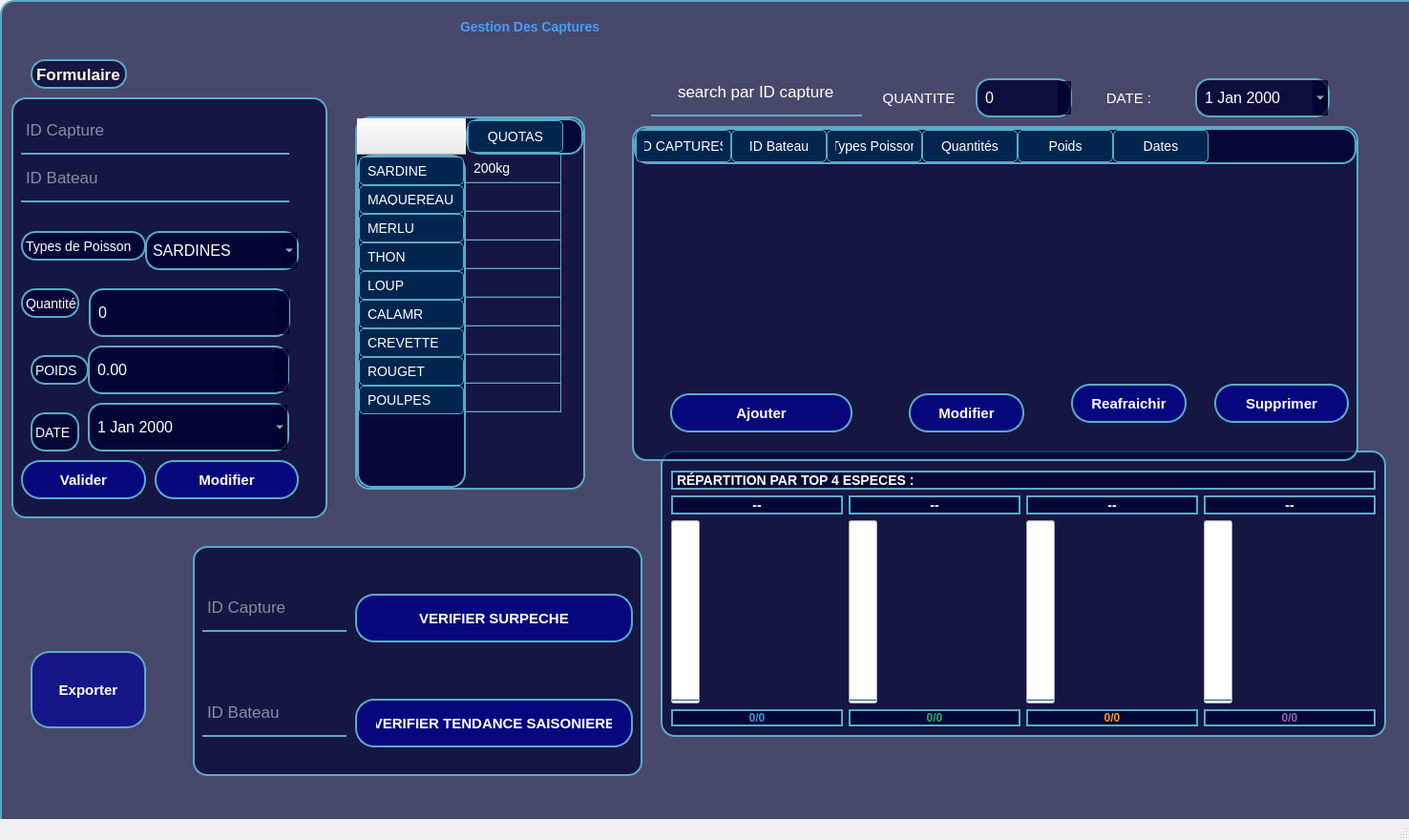
<?xml version="1.0" encoding="UTF-8"?>
<ui version="4.0">
 <class>Gcaptures</class>
 <widget class="QMainWindow" name="Gcaptures">
  <property name="geometry">
   <rect>
    <x>0</x>
    <y>0</y>
    <width>1476</width>
    <height>880</height>
   </rect>
  </property>
  <property name="sizePolicy">
   <sizepolicy hsizetype="Fixed" vsizetype="Expanding">
    <horstretch>0</horstretch>
    <verstretch>0</verstretch>
   </sizepolicy>
  </property>
  <property name="windowTitle">
   <string>GestionCaptures</string>
  </property>
  <property name="styleSheet">
   <string notr="true">QComboBox,QSpinBox,QDoubleSpinBox,QDateEdit {
    font-size: 16px;
    padding: 6px;
    border: 2px solid #59abc8;
    border-radius: 15px;
    background-color: rgba(0, 0, 50, 0.8);
    color:white;
}

QTableWidget {
    background-color: rgba(0, 0, 50, 0.7);
    border: 2px solid #59abc8;
    border-radius: 15px;
    gridline-color: #59abc8;
    color: white;
}

QTableWidget::item {
    padding: 5px;
    border-bottom: 1px solid rgba(89, 171, 200, 0.3);
}

QTableWidget::item:selected {
    background-color: #0078D7;
}

QHeaderView::section {
    background-color: rgba(0, 40, 80, 0.9);
    color: white;
    padding: 8px;
    border-radius: 5px;
    border: 1px solid #59abc8;
}

/* IMPORTANT : Avec QMainWindow, on stylise centralwidget */
#centralwidget {
    background-image: url(:/image/bg.png);
    background-position: center;
    background-size: cover;
    border-radius:15px;
}

#lblTitle{
    border:none;
    background-color: transparent;
    font-weight: 700;
    color: rgb(66, 157, 255);
    font: 25pt &quot;Imprint MT Shadow&quot;;
}

#label,#label_2,#label_3,#label_4,#label_10,#label_11{
    border:none;
    background-color:transparent;
    font-size: 15px;
    padding: 1px;
}

#labelLeftTitle{
    color:#fffae0;
    font-weight: 600;
    font-size: 17px;
    padding: 5px 0;
}

#label_2b,#label_4b,#label_8b,#label_13b{
    background-color:transparent;
    border-image: url(:/image/login.png);
}

QLabel{
    font-family: 'Arial';
    color:white;
}

QFrame {
    border-radius: 15px;
    background-color: rgba(0, 0, 50, 0.7);
    border: 2px solid #59abc8 ;
}

QPushButton {
    border-radius: 20px;
    background-color: rgba(0, 0, 150, 0.7);
    border: 2px solid #59abc8;
    color: white;
    font-weight: 700;
    font-size: 15px;
    margin-bottom:20px;
    padding: 10px 20px;
}

QPushButton:hover {
    color: #59abc8;
}

QLineEdit{
    font-size: 17px;
    background: transparent;
    border: none;
    color: white;
    border-bottom: 2px solid #59abc8;
    padding: 3px;
    selection-background-color: white;
}

QLineEdit:focus {
    color: #59abc8;
}

*{
  font-family: &quot;Segoe UI&quot;, &quot;Century Gothic&quot;, sans-serif;
  font-size: 14px;
  font-weight: 400;
}
</string>
  </property>
  <widget class="QWidget" name="centralwidget">
   <widget class="QStackedWidget" name="stackedWidget">
    <property name="geometry">
     <rect>
      <x>0</x>
      <y>0</y>
      <width>1691</width>
      <height>951</height>
     </rect>
    </property>
    <property name="styleSheet">
     <string notr="true">#page,#page_2,#page_3{background-image: url(:/images/bg.png);}</string>
    </property>
    <widget class="QWidget" name="page">
     <widget class="QFrame" name="frameStatsZones">
      <property name="geometry">
       <rect>
        <x>690</x>
        <y>470</y>
        <width>760</width>
        <height>300</height>
       </rect>
      </property>
      <property name="frameShape">
       <enum>QFrame::Shape::StyledPanel</enum>
      </property>
      <property name="frameShadow">
       <enum>QFrame::Shadow::Raised</enum>
      </property>
      <layout class="QVBoxLayout" name="lytStatsZones">
       <item>
        <widget class="QLabel" name="label_zones">
         <property name="styleSheet">
          <string notr="true">color: white;
    font-weight: bold;
    margin-top: 10px;</string>
         </property>
         <property name="text">
          <string>RÉPARTITION PAR TOP 4 ESPECES :</string>
         </property>
        </widget>
       </item>
       <item>
        <layout class="QHBoxLayout" name="zonesContainerLayout">
         <item>
          <layout class="QVBoxLayout" name="zoneNordLayout">
           <item>
            <widget class="QLabel" name="label_zoneNord">
             <property name="styleSheet">
              <string notr="true">color: white; font-weight: bold;</string>
             </property>
             <property name="text">
              <string>--</string>
             </property>
             <property name="alignment">
              <set>Qt::AlignmentFlag::AlignCenter</set>
             </property>
            </widget>
           </item>
           <item>
            <widget class="QProgressBar" name="progressZoneNord">
             <property name="minimumSize">
              <size>
               <width>30</width>
               <height>120</height>
              </size>
             </property>
             <property name="value">
              <number>0</number>
             </property>
             <property name="orientation">
              <enum>Qt::Orientation::Vertical</enum>
             </property>
             <property name="textDirection">
              <enum>QProgressBar::Direction::TopToBottom</enum>
             </property>
             <property name="format">
              <string>%p%</string>
             </property>
            </widget>
           </item>
           <item>
            <widget class="QLabel" name="value_zoneNord">
             <property name="styleSheet">
              <string notr="true">color: #3498db; font-weight: bold; font-size: 12px;</string>
             </property>
             <property name="text">
              <string>0/0</string>
             </property>
             <property name="alignment">
              <set>Qt::AlignmentFlag::AlignCenter</set>
             </property>
            </widget>
           </item>
          </layout>
         </item>
         <item>
          <layout class="QVBoxLayout" name="zoneSudLayout">
           <item>
            <widget class="QLabel" name="label_zoneSud">
             <property name="styleSheet">
              <string notr="true">color: white; font-weight: bold;</string>
             </property>
             <property name="text">
              <string>--</string>
             </property>
             <property name="alignment">
              <set>Qt::AlignmentFlag::AlignCenter</set>
             </property>
            </widget>
           </item>
           <item>
            <widget class="QProgressBar" name="progressZoneSud">
             <property name="minimumSize">
              <size>
               <width>30</width>
               <height>120</height>
              </size>
             </property>
             <property name="value">
              <number>0</number>
             </property>
             <property name="orientation">
              <enum>Qt::Orientation::Vertical</enum>
             </property>
             <property name="textDirection">
              <enum>QProgressBar::Direction::TopToBottom</enum>
             </property>
             <property name="format">
              <string>%p%</string>
             </property>
            </widget>
           </item>
           <item>
            <widget class="QLabel" name="value_zoneSud">
             <property name="styleSheet">
              <string notr="true">color: #27ae60; font-weight: bold; font-size: 12px;</string>
             </property>
             <property name="text">
              <string>0/0</string>
             </property>
             <property name="alignment">
              <set>Qt::AlignmentFlag::AlignCenter</set>
             </property>
            </widget>
           </item>
          </layout>
         </item>
         <item>
          <layout class="QVBoxLayout" name="zoneEstLayout">
           <item>
            <widget class="QLabel" name="label_zoneEst">
             <property name="styleSheet">
              <string notr="true">color: white; font-weight: bold;</string>
             </property>
             <property name="text">
              <string>--</string>
             </property>
             <property name="alignment">
              <set>Qt::AlignmentFlag::AlignCenter</set>
             </property>
            </widget>
           </item>
           <item>
            <widget class="QProgressBar" name="progressZoneEst">
             <property name="minimumSize">
              <size>
               <width>30</width>
               <height>120</height>
              </size>
             </property>
             <property name="value">
              <number>0</number>
             </property>
             <property name="orientation">
              <enum>Qt::Orientation::Vertical</enum>
             </property>
             <property name="textDirection">
              <enum>QProgressBar::Direction::TopToBottom</enum>
             </property>
             <property name="format">
              <string>%p%</string>
             </property>
            </widget>
           </item>
           <item>
            <widget class="QLabel" name="value_zoneEst">
             <property name="styleSheet">
              <string notr="true">color: #f39c12; font-weight: bold; font-size: 12px;</string>
             </property>
             <property name="text">
              <string>0/0</string>
             </property>
             <property name="alignment">
              <set>Qt::AlignmentFlag::AlignCenter</set>
             </property>
            </widget>
           </item>
          </layout>
         </item>
         <item>
          <layout class="QVBoxLayout" name="zoneOuestLayout">
           <item>
            <widget class="QLabel" name="label_zoneOuest">
             <property name="styleSheet">
              <string notr="true">color: white; font-weight: bold;</string>
             </property>
             <property name="text">
              <string>--</string>
             </property>
             <property name="alignment">
              <set>Qt::AlignmentFlag::AlignCenter</set>
             </property>
            </widget>
           </item>
           <item>
            <widget class="QProgressBar" name="progressZoneOuest">
             <property name="minimumSize">
              <size>
               <width>30</width>
               <height>120</height>
              </size>
             </property>
             <property name="value">
              <number>0</number>
             </property>
             <property name="orientation">
              <enum>Qt::Orientation::Vertical</enum>
             </property>
             <property name="textDirection">
              <enum>QProgressBar::Direction::TopToBottom</enum>
             </property>
             <property name="format">
              <string>%p%</string>
             </property>
            </widget>
           </item>
           <item>
            <widget class="QLabel" name="value_zoneOuest">
             <property name="styleSheet">
              <string notr="true">color: #9b59b6; font-weight: bold; font-size: 12px;</string>
             </property>
             <property name="text">
              <string>0/0</string>
             </property>
             <property name="alignment">
              <set>Qt::AlignmentFlag::AlignCenter</set>
             </property>
            </widget>
           </item>
          </layout>
         </item>
        </layout>
       </item>
      </layout>
     </widget>
     <widget class="QLabel" name="label_10">
      <property name="geometry">
       <rect>
        <x>1150</x>
        <y>90</y>
        <width>61</width>
        <height>21</height>
       </rect>
      </property>
      <property name="text">
       <string>DATE :</string>
      </property>
      <property name="alignment">
       <set>Qt::AlignmentFlag::AlignCenter</set>
      </property>
     </widget>
     <widget class="QLineEdit" name="leSearch">
      <property name="geometry">
       <rect>
        <x>680</x>
        <y>70</y>
        <width>221</width>
        <height>50</height>
       </rect>
      </property>
      <property name="text">
       <string>search par ID capture</string>
      </property>
      <property name="alignment">
       <set>Qt::AlignmentFlag::AlignCenter</set>
      </property>
     </widget>
     <widget class="QFrame" name="frameLeft">
      <property name="geometry">
       <rect>
        <x>10</x>
        <y>100</y>
        <width>331</width>
        <height>441</height>
       </rect>
      </property>
      <property name="minimumSize">
       <size>
        <width>320</width>
        <height>0</height>
       </size>
      </property>
      <property name="maximumSize">
       <size>
        <width>360</width>
        <height>16777215</height>
       </size>
      </property>
      <property name="frameShape">
       <enum>QFrame::Shape::StyledPanel</enum>
      </property>
      <property name="frameShadow">
       <enum>QFrame::Shadow::Raised</enum>
      </property>
      <widget class="QSpinBox" name="sbQuantite_2">
       <property name="geometry">
        <rect>
         <x>81</x>
         <y>200</y>
         <width>211</width>
         <height>51</height>
        </rect>
       </property>
      </widget>
      <widget class="QDoubleSpinBox" name="dsPoids_2">
       <property name="geometry">
        <rect>
         <x>80</x>
         <y>260</y>
         <width>211</width>
         <height>51</height>
        </rect>
       </property>
      </widget>
      <widget class="QDateEdit" name="deDateCapture_2">
       <property name="geometry">
        <rect>
         <x>80</x>
         <y>320</y>
         <width>211</width>
         <height>51</height>
        </rect>
       </property>
       <property name="calendarPopup">
        <bool>true</bool>
       </property>
      </widget>
      <widget class="QLineEdit" name="lineEdit_5">
       <property name="geometry">
        <rect>
         <x>10</x>
         <y>10</y>
         <width>281</width>
         <height>50</height>
        </rect>
       </property>
       <property name="placeholderText">
        <string>ID Capture</string>
       </property>
      </widget>
      <widget class="QLineEdit" name="lineEdit_6">
       <property name="geometry">
        <rect>
         <x>10</x>
         <y>60</y>
         <width>281</width>
         <height>50</height>
        </rect>
       </property>
       <property name="placeholderText">
        <string>ID Bateau</string>
       </property>
      </widget>
      <widget class="QLabel" name="label_5">
       <property name="geometry">
        <rect>
         <x>10</x>
         <y>200</y>
         <width>61</width>
         <height>31</height>
        </rect>
       </property>
       <property name="text">
        <string>Quantité </string>
       </property>
      </widget>
      <widget class="QLabel" name="label_6">
       <property name="geometry">
        <rect>
         <x>20</x>
         <y>270</y>
         <width>61</width>
         <height>31</height>
        </rect>
       </property>
       <property name="text">
        <string>POIDS</string>
       </property>
      </widget>
      <widget class="QLabel" name="label_7">
       <property name="geometry">
        <rect>
         <x>20</x>
         <y>330</y>
         <width>51</width>
         <height>41</height>
        </rect>
       </property>
       <property name="text">
        <string>DATE</string>
       </property>
      </widget>
      <widget class="QPushButton" name="btnAffecter_2">
       <property name="geometry">
        <rect>
         <x>40</x>
         <y>500</y>
         <width>181</width>
         <height>61</height>
        </rect>
       </property>
       <property name="text">
        <string>Affecter Bateau</string>
       </property>
      </widget>
      <widget class="QPushButton" name="btnModifier_2">
       <property name="geometry">
        <rect>
         <x>150</x>
         <y>380</y>
         <width>151</width>
         <height>61</height>
        </rect>
       </property>
       <property name="text">
        <string>Modifier</string>
       </property>
      </widget>
      <widget class="QPushButton" name="btnValiider_2">
       <property name="geometry">
        <rect>
         <x>10</x>
         <y>380</y>
         <width>131</width>
         <height>61</height>
        </rect>
       </property>
       <property name="text">
        <string>Valider</string>
       </property>
      </widget>
      <widget class="QLabel" name="label_8">
       <property name="geometry">
        <rect>
         <x>10</x>
         <y>140</y>
         <width>131</width>
         <height>31</height>
        </rect>
       </property>
       <property name="text">
        <string>Types de Poisson</string>
       </property>
      </widget>
      <widget class="QComboBox" name="comboBox_2">
       <property name="geometry">
        <rect>
         <x>140</x>
         <y>140</y>
         <width>161</width>
         <height>41</height>
        </rect>
       </property>
       <item>
        <property name="text">
         <string>SARDINES</string>
        </property>
       </item>
       <item>
        <property name="text">
         <string>THON</string>
        </property>
       </item>
       <item>
        <property name="text">
         <string>MERLU</string>
        </property>
       </item>
       <item>
        <property name="text">
         <string>DORADE</string>
        </property>
       </item>
       <item>
        <property name="text">
         <string>Loup</string>
        </property>
       </item>
       <item>
        <property name="text">
         <string>ROUGET</string>
        </property>
       </item>
       <item>
        <property name="text">
         <string>CALAMAR</string>
        </property>
       </item>
       <item>
        <property name="text">
         <string>POULPES</string>
        </property>
       </item>
       <item>
        <property name="text">
         <string>CREVETTE</string>
        </property>
       </item>
       <item>
        <property name="text">
         <string>MEROU</string>
        </property>
       </item>
       <item>
        <property name="text">
         <string>MAQUEREAU</string>
        </property>
       </item>
      </widget>
     </widget>
     <widget class="QPushButton" name="btnReafraichir">
      <property name="geometry">
       <rect>
        <x>1120</x>
        <y>400</y>
        <width>121</width>
        <height>61</height>
       </rect>
      </property>
      <property name="text">
       <string>Reafraichir</string>
      </property>
     </widget>
     <widget class="QPushButton" name="btnEditLefft">
      <property name="geometry">
       <rect>
        <x>950</x>
        <y>410</y>
        <width>121</width>
        <height>61</height>
       </rect>
      </property>
      <property name="text">
       <string>Modifier</string>
      </property>
     </widget>
     <widget class="QTableWidget" name="tableWidget_2">
      <property name="geometry">
       <rect>
        <x>370</x>
        <y>120</y>
        <width>241</width>
        <height>391</height>
       </rect>
      </property>
      <row>
       <property name="text">
        <string>SARDINE</string>
       </property>
      </row>
      <row>
       <property name="text">
        <string>MAQUEREAU</string>
       </property>
      </row>
      <row>
       <property name="text">
        <string>MERLU</string>
       </property>
      </row>
      <row>
       <property name="text">
        <string>THON</string>
       </property>
      </row>
      <row>
       <property name="text">
        <string>LOUP</string>
       </property>
      </row>
      <row>
       <property name="text">
        <string>CALAMR</string>
       </property>
      </row>
      <row>
       <property name="text">
        <string>CREVETTE</string>
       </property>
      </row>
      <row>
       <property name="text">
        <string>ROUGET</string>
       </property>
      </row>
      <row>
       <property name="text">
        <string>POULPES</string>
       </property>
      </row>
      <column>
       <property name="text">
        <string>QUOTAS</string>
       </property>
      </column>
      <item row="0" column="0">
       <property name="text">
        <string>200kg</string>
       </property>
      </item>
     </widget>
     <widget class="QDateEdit" name="deDebut">
      <property name="geometry">
       <rect>
        <x>1250</x>
        <y>80</y>
        <width>141</width>
        <height>41</height>
       </rect>
      </property>
      <property name="calendarPopup">
       <bool>true</bool>
      </property>
     </widget>
     <widget class="QPushButton" name="btnExporter">
      <property name="geometry">
       <rect>
        <x>30</x>
        <y>680</y>
        <width>121</width>
        <height>101</height>
       </rect>
      </property>
      <property name="text">
       <string>Exporter</string>
      </property>
     </widget>
     <widget class="QLabel" name="lblTitle">
      <property name="geometry">
       <rect>
        <x>480</x>
        <y>0</y>
        <width>421</width>
        <height>51</height>
       </rect>
      </property>
      <property name="text">
       <string>Gestion Des Captures</string>
      </property>
     </widget>
     <widget class="QFrame" name="frame">
      <property name="geometry">
       <rect>
        <x>200</x>
        <y>570</y>
        <width>471</width>
        <height>241</height>
       </rect>
      </property>
      <property name="frameShape">
       <enum>QFrame::Shape::StyledPanel</enum>
      </property>
      <property name="frameShadow">
       <enum>QFrame::Shadow::Raised</enum>
      </property>
      <widget class="QLineEdit" name="lineEdit_7">
       <property name="geometry">
        <rect>
         <x>10</x>
         <y>40</y>
         <width>151</width>
         <height>50</height>
        </rect>
       </property>
       <property name="placeholderText">
        <string>ID Capture</string>
       </property>
      </widget>
      <widget class="QLineEdit" name="lineEdit_8">
       <property name="geometry">
        <rect>
         <x>10</x>
         <y>150</y>
         <width>151</width>
         <height>50</height>
        </rect>
       </property>
       <property name="placeholderText">
        <string>ID Bateau</string>
       </property>
      </widget>
      <widget class="QPushButton" name="btnExporter_5">
       <property name="geometry">
        <rect>
         <x>170</x>
         <y>50</y>
         <width>291</width>
         <height>71</height>
        </rect>
       </property>
       <property name="text">
        <string>VERIFIER SURPECHE</string>
       </property>
      </widget>
      <widget class="QPushButton" name="btnExporter_6">
       <property name="geometry">
        <rect>
         <x>170</x>
         <y>160</y>
         <width>291</width>
         <height>71</height>
        </rect>
       </property>
       <property name="text">
        <string>VERIFIER TENDANCE SAISONIERE</string>
       </property>
      </widget>
     </widget>
     <widget class="QPushButton" name="pushButton">
      <property name="geometry">
       <rect>
        <x>1270</x>
        <y>400</y>
        <width>141</width>
        <height>61</height>
       </rect>
      </property>
      <property name="text">
       <string>Supprimer</string>
      </property>
     </widget>
     <widget class="QPushButton" name="btnAjouter">
      <property name="geometry">
       <rect>
        <x>700</x>
        <y>410</y>
        <width>191</width>
        <height>61</height>
       </rect>
      </property>
      <property name="text">
       <string>Ajouter</string>
      </property>
     </widget>
     <widget class="QSpinBox" name="sbQuantite_3">
      <property name="geometry">
       <rect>
        <x>1020</x>
        <y>80</y>
        <width>101</width>
        <height>41</height>
       </rect>
      </property>
     </widget>
     <widget class="QLabel" name="labelLeftTitle">
      <property name="geometry">
       <rect>
        <x>30</x>
        <y>60</y>
        <width>101</width>
        <height>31</height>
       </rect>
      </property>
      <property name="text">
       <string>Formulaire</string>
      </property>
     </widget>
     <widget class="QLabel" name="label_11">
      <property name="geometry">
       <rect>
        <x>910</x>
        <y>80</y>
        <width>101</width>
        <height>41</height>
       </rect>
      </property>
      <property name="text">
       <string>QUANTITE</string>
      </property>
      <property name="alignment">
       <set>Qt::AlignmentFlag::AlignCenter</set>
      </property>
     </widget>
     <widget class="QTableWidget" name="tableWidget">
      <property name="geometry">
       <rect>
        <x>660</x>
        <y>130</y>
        <width>761</width>
        <height>351</height>
       </rect>
      </property>
      <column>
       <property name="text">
        <string>ID CAPTURES</string>
       </property>
      </column>
      <column>
       <property name="text">
        <string>ID Bateau</string>
       </property>
      </column>
      <column>
       <property name="text">
        <string>Types Poisson</string>
       </property>
      </column>
      <column>
       <property name="text">
        <string>Quantités</string>
       </property>
      </column>
      <column>
       <property name="text">
        <string>Poids</string>
       </property>
      </column>
      <column>
       <property name="text">
        <string>Dates</string>
       </property>
      </column>
     </widget>
     <zorder>frameStatsZones</zorder>
     <zorder>label_10</zorder>
     <zorder>leSearch</zorder>
     <zorder>frameLeft</zorder>
     <zorder>tableWidget_2</zorder>
     <zorder>deDebut</zorder>
     <zorder>btnExporter</zorder>
     <zorder>lblTitle</zorder>
     <zorder>frame</zorder>
     <zorder>sbQuantite_3</zorder>
     <zorder>labelLeftTitle</zorder>
     <zorder>label_11</zorder>
     <zorder>tableWidget</zorder>
     <zorder>btnEditLefft</zorder>
     <zorder>btnReafraichir</zorder>
     <zorder>pushButton</zorder>
     <zorder>btnAjouter</zorder>
    </widget>
    <widget class="QWidget" name="page_3">
     <widget class="QLabel" name="lblTitle_3">
      <property name="geometry">
       <rect>
        <x>460</x>
        <y>20</y>
        <width>561</width>
        <height>61</height>
       </rect>
      </property>
      <property name="text">
       <string>TENDANCE SAISONIERE </string>
      </property>
     </widget>
     <widget class="QFrame" name="frame_3">
      <property name="geometry">
       <rect>
        <x>80</x>
        <y>110</y>
        <width>1121</width>
        <height>631</height>
       </rect>
      </property>
      <property name="frameShape">
       <enum>QFrame::Shape::StyledPanel</enum>
      </property>
      <property name="frameShadow">
       <enum>QFrame::Shadow::Raised</enum>
      </property>
      <widget class="QComboBox" name="comboBox_3">
       <property name="geometry">
        <rect>
         <x>360</x>
         <y>20</y>
         <width>171</width>
         <height>41</height>
        </rect>
       </property>
       <item>
        <property name="text">
         <string>TOUS</string>
        </property>
       </item>
       <item>
        <property name="text">
         <string>THON</string>
        </property>
       </item>
       <item>
        <property name="text">
         <string>SARDINES</string>
        </property>
       </item>
       <item>
        <property name="text">
         <string>CALAMAR</string>
        </property>
       </item>
       <item>
        <property name="text">
         <string>POULPES</string>
        </property>
       </item>
       <item>
        <property name="text">
         <string>CREVETTE</string>
        </property>
       </item>
       <item>
        <property name="text">
         <string>DAURADES</string>
        </property>
       </item>
      </widget>
      <widget class="QLabel" name="label_27">
       <property name="geometry">
        <rect>
         <x>30</x>
         <y>10</y>
         <width>91</width>
         <height>61</height>
        </rect>
       </property>
       <property name="text">
        <string>ID BATEAU :</string>
       </property>
      </widget>
      <widget class="QLabel" name="label_28">
       <property name="geometry">
        <rect>
         <x>540</x>
         <y>10</y>
         <width>111</width>
         <height>61</height>
        </rect>
       </property>
       <property name="text">
        <string>PERIODE : du</string>
       </property>
      </widget>
      <widget class="QDateEdit" name="dateEdit">
       <property name="geometry">
        <rect>
         <x>650</x>
         <y>20</y>
         <width>121</width>
         <height>51</height>
        </rect>
       </property>
      </widget>
      <widget class="QLabel" name="label_29">
       <property name="geometry">
        <rect>
         <x>770</x>
         <y>30</y>
         <width>31</width>
         <height>41</height>
        </rect>
       </property>
       <property name="text">
        <string>au</string>
       </property>
      </widget>
      <widget class="QDateEdit" name="dateEdit_2">
       <property name="geometry">
        <rect>
         <x>810</x>
         <y>20</y>
         <width>121</width>
         <height>51</height>
        </rect>
       </property>
      </widget>
      <widget class="QPushButton" name="pushButton_4">
       <property name="geometry">
        <rect>
         <x>950</x>
         <y>20</y>
         <width>161</width>
         <height>61</height>
        </rect>
       </property>
       <property name="text">
        <string>AFFICHER</string>
       </property>
      </widget>
      <widget class="QLabel" name="label_30">
       <property name="geometry">
        <rect>
         <x>260</x>
         <y>10</y>
         <width>91</width>
         <height>61</height>
        </rect>
       </property>
       <property name="text">
        <string>ESPECE :</string>
       </property>
      </widget>
      <widget class="QGroupBox" name="groupStatsBateau">
       <property name="geometry">
        <rect>
         <x>70</x>
         <y>120</y>
         <width>951</width>
         <height>371</height>
        </rect>
       </property>
       <property name="title">
        <string>Stats Bateau</string>
       </property>
       <widget class="QLabel" name="label_idBateau">
        <property name="geometry">
         <rect>
          <x>12</x>
          <y>31</y>
          <width>92</width>
          <height>20</height>
         </rect>
        </property>
        <property name="styleSheet">
         <string notr="true">font-weight: bold; color: white;</string>
        </property>
        <property name="text">
         <string>ID BATEAU :</string>
        </property>
       </widget>
       <widget class="QLabel" name="lblIdBateauValue">
        <property name="geometry">
         <rect>
          <x>111</x>
          <y>31</y>
          <width>171</width>
          <height>21</height>
         </rect>
        </property>
        <property name="styleSheet">
         <string notr="true">color: #59abc8; font-weight: bold; font-size: 16px;</string>
        </property>
        <property name="text">
         <string>---</string>
        </property>
       </widget>
      </widget>
      <widget class="QLabel" name="label_31">
       <property name="geometry">
        <rect>
         <x>210</x>
         <y>520</y>
         <width>51</width>
         <height>61</height>
        </rect>
       </property>
       <property name="text">
        <string>--KG</string>
       </property>
      </widget>
      <widget class="QLabel" name="label_32">
       <property name="geometry">
        <rect>
         <x>60</x>
         <y>520</y>
         <width>131</width>
         <height>61</height>
        </rect>
       </property>
       <property name="text">
        <string>POIDS TOTALE :</string>
       </property>
      </widget>
      <widget class="QLabel" name="label_33">
       <property name="geometry">
        <rect>
         <x>420</x>
         <y>520</y>
         <width>151</width>
         <height>61</height>
        </rect>
       </property>
       <property name="text">
        <string>QUANTITE TOTALE :</string>
       </property>
      </widget>
      <widget class="QLabel" name="label_34">
       <property name="geometry">
        <rect>
         <x>580</x>
         <y>520</y>
         <width>51</width>
         <height>61</height>
        </rect>
       </property>
       <property name="text">
        <string>--</string>
       </property>
      </widget>
     </widget>
     <widget class="QPushButton" name="pushButton_5">
      <property name="geometry">
       <rect>
        <x>620</x>
        <y>770</y>
        <width>191</width>
        <height>61</height>
       </rect>
      </property>
      <property name="text">
       <string>FERMER</string>
      </property>
     </widget>
    </widget>
    <widget class="QWidget" name="page_2">
     <widget class="QLabel" name="lblTitle_2">
      <property name="geometry">
       <rect>
        <x>460</x>
        <y>10</y>
        <width>361</width>
        <height>71</height>
       </rect>
      </property>
      <property name="styleSheet">
       <string notr="true">
font: 900 italic 12pt &quot;Segoe UI&quot;;</string>
      </property>
      <property name="text">
       <string>Analyse de Surpêche</string>
      </property>
      <property name="alignment">
       <set>Qt::AlignmentFlag::AlignCenter</set>
      </property>
     </widget>
     <widget class="QFrame" name="frame_2">
      <property name="geometry">
       <rect>
        <x>150</x>
        <y>90</y>
        <width>971</width>
        <height>721</height>
       </rect>
      </property>
      <property name="frameShape">
       <enum>QFrame::Shape::StyledPanel</enum>
      </property>
      <property name="frameShadow">
       <enum>QFrame::Shadow::Raised</enum>
      </property>
      <widget class="QLabel" name="label_19">
       <property name="geometry">
        <rect>
         <x>20</x>
         <y>0</y>
         <width>101</width>
         <height>41</height>
        </rect>
       </property>
       <property name="text">
        <string>ID CAPTURE :</string>
       </property>
      </widget>
      <widget class="QLabel" name="label_20">
       <property name="geometry">
        <rect>
         <x>480</x>
         <y>0</y>
         <width>51</width>
         <height>41</height>
        </rect>
       </property>
       <property name="text">
        <string>DATE :</string>
       </property>
      </widget>
      <widget class="QLabel" name="label_21">
       <property name="geometry">
        <rect>
         <x>660</x>
         <y>0</y>
         <width>241</width>
         <height>41</height>
        </rect>
       </property>
       <property name="text">
        <string>NOMBRE D ESPECE CAPTURE :</string>
       </property>
      </widget>
      <widget class="QTableWidget" name="tableWidget_4">
       <property name="geometry">
        <rect>
         <x>80</x>
         <y>70</y>
         <width>761</width>
         <height>311</height>
        </rect>
       </property>
       <column>
        <property name="text">
         <string>Espéce</string>
        </property>
       </column>
       <column>
        <property name="text">
         <string>Quantité</string>
        </property>
       </column>
       <column>
        <property name="text">
         <string>Poids</string>
        </property>
       </column>
       <column>
        <property name="text">
         <string>Quotas</string>
        </property>
       </column>
       <column>
        <property name="text">
         <string>% Utilisé</string>
        </property>
       </column>
       <column>
        <property name="text">
         <string>Etat</string>
        </property>
       </column>
      </widget>
      <widget class="QLabel" name="label_22">
       <property name="geometry">
        <rect>
         <x>240</x>
         <y>0</y>
         <width>81</width>
         <height>41</height>
        </rect>
       </property>
       <property name="text">
        <string>BATEAU :</string>
       </property>
      </widget>
      <widget class="QGroupBox" name="groupBox_3">
       <property name="geometry">
        <rect>
         <x>30</x>
         <y>400</y>
         <width>531</width>
         <height>241</height>
        </rect>
       </property>
       <property name="title">
        <string>DIAGNOSTIC</string>
       </property>
       <widget class="QLabel" name="label_23">
        <property name="geometry">
         <rect>
          <x>150</x>
          <y>30</y>
          <width>171</width>
          <height>31</height>
         </rect>
        </property>
        <property name="text">
         <string>État Globale : ---</string>
        </property>
       </widget>
       <widget class="QTextBrowser" name="textBrowser_2">
        <property name="geometry">
         <rect>
          <x>10</x>
          <y>70</y>
          <width>471</width>
          <height>161</height>
         </rect>
        </property>
        <property name="html">
         <string>&lt;!DOCTYPE HTML PUBLIC &quot;-//W3C//DTD HTML 4.0//EN&quot; &quot;http://www.w3.org/TR/REC-html40/strict.dtd&quot;&gt;
&lt;html&gt;&lt;head&gt;&lt;meta name=&quot;qrichtext&quot; content=&quot;1&quot; /&gt;&lt;meta charset=&quot;utf-8&quot; /&gt;&lt;style type=&quot;text/css&quot;&gt;
p, li { white-space: pre-wrap; }
hr { height: 1px; border-width: 0; }
li.unchecked::marker { content: &quot;\2610&quot;; }
li.checked::marker { content: &quot;\2612&quot;; }
&lt;/style&gt;&lt;/head&gt;&lt;body style=&quot; font-family:'Segoe UI','Century Gothic','sans-serif'; font-size:14px; font-weight:400; font-style:normal;&quot;&gt;
&lt;p style=&quot; margin-top:0px; margin-bottom:0px; margin-left:0px; margin-right:0px; -qt-block-indent:0; text-indent:0px;&quot;&gt;&lt;span style=&quot; font-family:'Segoe UI'; font-size:9pt; color:#ffffff;&quot;&gt;Analyse en attente...&lt;/span&gt;&lt;/p&gt;
&lt;p style=&quot;-qt-paragraph-type:empty; margin-top:0px; margin-bottom:0px; margin-left:0px; margin-right:0px; -qt-block-indent:0; text-indent:0px; font-family:'Segoe UI'; font-size:9pt; color:#ffffff;&quot;&gt;&lt;br /&gt;&lt;/p&gt;&lt;/body&gt;&lt;/html&gt;</string>
        </property>
       </widget>
      </widget>
      <widget class="QGroupBox" name="groupBox_4">
       <property name="geometry">
        <rect>
         <x>620</x>
         <y>400</y>
         <width>311</width>
         <height>241</height>
        </rect>
       </property>
       <property name="title">
        <string>INDICATEURS</string>
       </property>
       <widget class="QProgressBar" name="progressBar_4">
        <property name="geometry">
         <rect>
          <x>160</x>
          <y>70</y>
          <width>131</width>
          <height>21</height>
         </rect>
        </property>
        <property name="value">
         <number>24</number>
        </property>
       </widget>
       <widget class="QProgressBar" name="progressBar_5">
        <property name="geometry">
         <rect>
          <x>160</x>
          <y>120</y>
          <width>131</width>
          <height>21</height>
         </rect>
        </property>
        <property name="value">
         <number>24</number>
        </property>
       </widget>
       <widget class="QProgressBar" name="progressBar_6">
        <property name="geometry">
         <rect>
          <x>160</x>
          <y>160</y>
          <width>131</width>
          <height>21</height>
         </rect>
        </property>
        <property name="value">
         <number>24</number>
        </property>
       </widget>
       <widget class="QLabel" name="label_24">
        <property name="geometry">
         <rect>
          <x>10</x>
          <y>70</y>
          <width>141</width>
          <height>21</height>
         </rect>
        </property>
        <property name="text">
         <string>NOM ESPECE : ---</string>
        </property>
       </widget>
       <widget class="QLabel" name="label_25">
        <property name="geometry">
         <rect>
          <x>10</x>
          <y>120</y>
          <width>141</width>
          <height>21</height>
         </rect>
        </property>
        <property name="text">
         <string>NOM ESPECE : ---</string>
        </property>
       </widget>
       <widget class="QLabel" name="label_26">
        <property name="geometry">
         <rect>
          <x>10</x>
          <y>160</y>
          <width>141</width>
          <height>21</height>
         </rect>
        </property>
        <property name="text">
         <string>NOM ESPECE : ---</string>
        </property>
       </widget>
      </widget>
      <widget class="QPushButton" name="pushButton_3">
       <property name="geometry">
        <rect>
         <x>410</x>
         <y>660</y>
         <width>171</width>
         <height>61</height>
        </rect>
       </property>
       <property name="text">
        <string>FERMER</string>
       </property>
      </widget>
      <widget class="QLabel" name="label">
       <property name="geometry">
        <rect>
         <x>130</x>
         <y>10</y>
         <width>101</width>
         <height>21</height>
        </rect>
       </property>
       <property name="text">
        <string>......</string>
       </property>
      </widget>
      <widget class="QLabel" name="label_2">
       <property name="geometry">
        <rect>
         <x>350</x>
         <y>10</y>
         <width>101</width>
         <height>21</height>
        </rect>
       </property>
       <property name="text">
        <string>......</string>
       </property>
      </widget>
      <widget class="QLabel" name="label_3">
       <property name="geometry">
        <rect>
         <x>540</x>
         <y>10</y>
         <width>101</width>
         <height>21</height>
        </rect>
       </property>
       <property name="text">
        <string>......</string>
       </property>
      </widget>
      <widget class="QLabel" name="label_4">
       <property name="geometry">
        <rect>
         <x>910</x>
         <y>10</y>
         <width>51</width>
         <height>21</height>
        </rect>
       </property>
       <property name="text">
        <string>......</string>
       </property>
      </widget>
     </widget>
    </widget>
   </widget>
  </widget>
  <widget class="QMenuBar" name="menubar">
   <property name="geometry">
    <rect>
     <x>0</x>
     <y>0</y>
     <width>1476</width>
     <height>25</height>
    </rect>
   </property>
  </widget>
  <widget class="QStatusBar" name="statusbar"/>
 </widget>
 <resources/>
 <connections/>
</ui>
